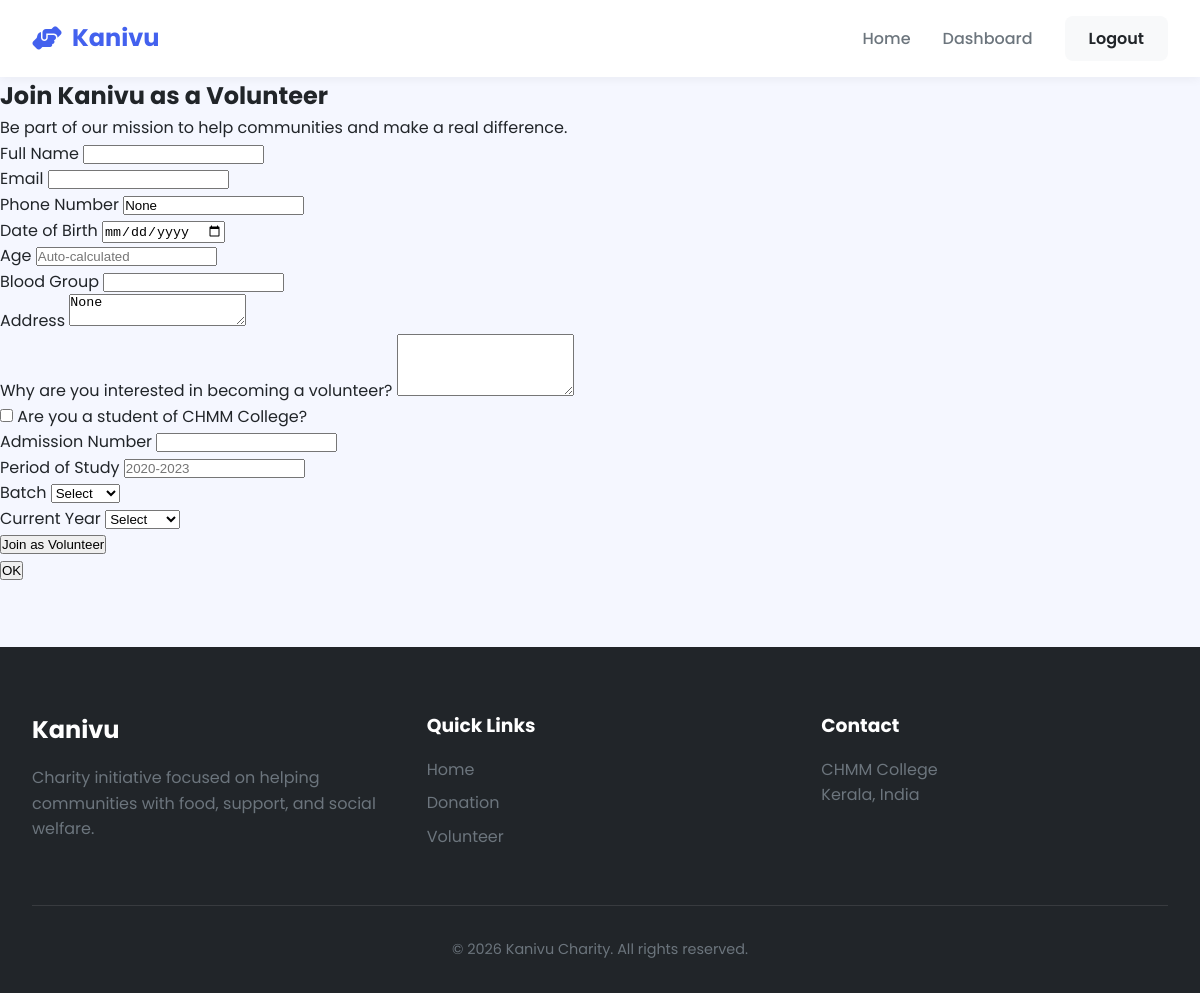
The app's page /volunteer/join/ (signed in), older data.
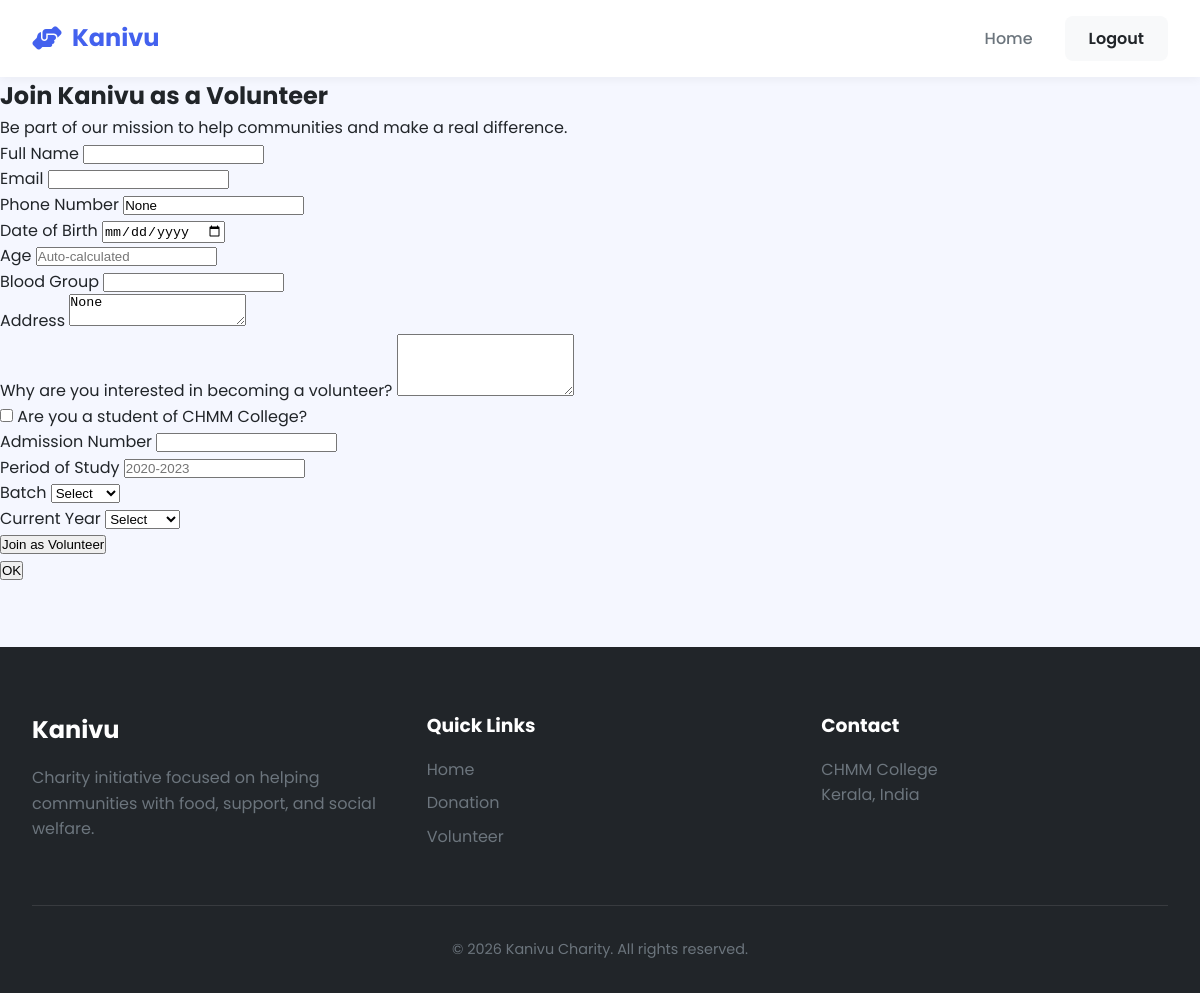
The same page, newer data.
### volunteer/views.py (the view, shortened to what this page needs)
# urls.py: path('join/', views.join_volunteer, name='join_volunteer'),
@login_required
def join_volunteer(request):
    user_profile = UserProfile.objects.get(user=request.user)
    volunteer = Volunteer.objects.filter(user=request.user).first()
    reapply = request.GET.get("reapply")
    return render(request, "volunteer/volunteer_join_form.html", {
        "profile": user_profile
    })

### templates/volunteer/volunteer_join_form.html (shortened to what the changed rows need)
{% extends "base.html" %}
{% block content %}
<div class="min-h-screen bg-gradient-to-r from-blue-400 to-teal-400 flex items-center justify-center py-16">
    <div class="bg-white shadow-xl rounded-xl p-10 w-full max-w-2xl">
        <h2 class="text-3xl font-bold text-center text-gray-800 mb-6">
            Join Kanivu as a Volunteer
        </h2>
    </div>
</div>
{% endblock %}

Row changes from the older to the newer data that the page shows:
changed UserProfile "None": role "member" → "public_user" (drawn)
Text that changed along with them:
text no longer shown: "Dashboard"
